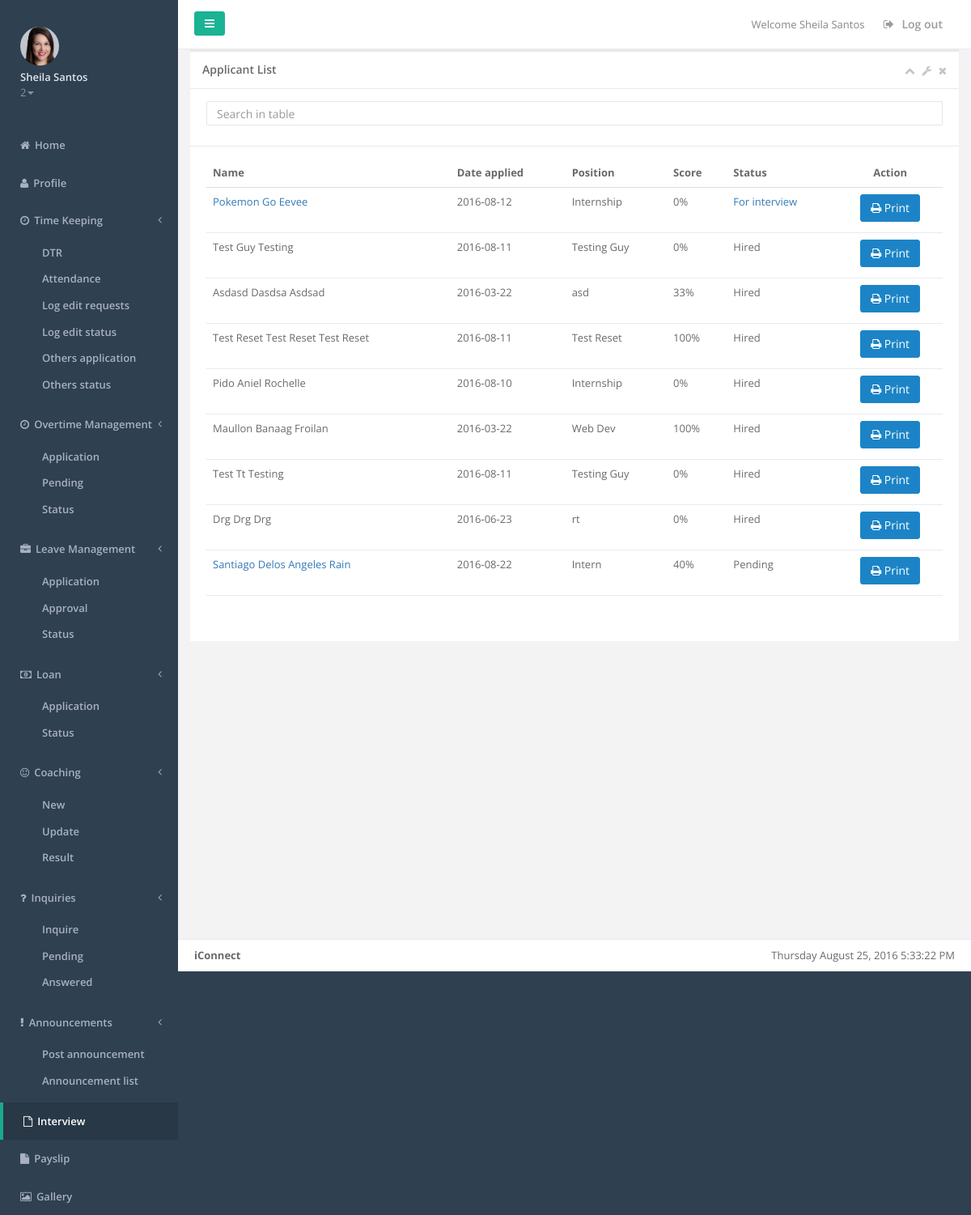
Page /applicants.php (signed in) on the committed database.
### tables this page shows
CREATE TABLE IF NOT EXISTS `employee` (
  `employee_id` int(10) NOT NULL,
  `employee_lastname` varchar(35) NOT NULL,
  `employee_firstname` varchar(35) NOT NULL,
  `employee_middlename` varchar(35) NOT NULL,
  `employee_gender` varchar(6) NOT NULL,
  `employee_birthday` date NOT NULL,
  `employee_marital` varchar(15) NOT NULL,
  `employee_address` varchar(100) NOT NULL,
  `employee_city` varchar(20) NOT NULL,
  `employee_zip` varchar(10) NOT NULL,
  `employee_email` varchar(255) NOT NULL,
  `employee_cellnum` varchar(15) NOT NULL,
  `employee_type` varchar(20) NOT NULL,
  `employee_jobtitle` varchar(25) NOT NULL,
  `employee_empstatus` varchar(50) NOT NULL,
  `employee_department` varchar(25) NOT NULL,
  `employee_rate` int(6) NOT NULL,
  `employee_taxcode` varchar(9) NOT NULL,
  `employee_dependency` int(2) NOT NULL,
  `employee_sss` varchar(30) NOT NULL,
  `employee_philhealth` varchar(30) NOT NULL,
  `employee_pagibig` varchar(30) NOT NULL,
  `employee_tin` varchar(30) NOT NULL,
  `employee_shift` varchar(20) NOT NULL,
  `employee_datehired` date NOT NULL,
  `employee_restday` varchar(30) NOT NULL,
  `employee_password` varchar(25) NOT NULL,
  `employee_payslippassword` varchar(50) NOT NULL,
  `employee_sickleave` int(2) NOT NULL DEFAULT '0',
  `employee_vacationleave` int(2) NOT NULL DEFAULT '0',
  `employee_incentive` int(2) NOT NULL DEFAULT '0',
  `employee_maternityleave` int(2) NOT NULL DEFAULT '0',
  `employee_paternityleave` int(2) NOT NULL DEFAULT '0',
  `employee_singleparentleave` int(2) NOT NULL DEFAULT '0',
  `employee_status` varchar(10) NOT NULL DEFAULT 'active',
  `employee_team` varchar(50) NOT NULL,
  `employee_team1` varchar(100) NOT NULL,
  `employee_team2` varchar(100) NOT NULL,
  `employee_team3` varchar(100) NOT NULL,
  `employee_level` int(3) NOT NULL,
  `date_start` date NOT NULL,
  `date_end` date NOT NULL,
  `image` longblob NOT NULL,
  `cutoff` varchar(50) NOT NULL,
  `test` varchar(999) NOT NULL,
  `test_idate` date NOT NULL,
  `test_edate` date NOT NULL,
  `loan` varchar(999) NOT NULL,
  `loan_idate` date NOT NULL,
  `loan_edate` date NOT NULL,
  `account_number` int(200) NOT NULL
);

CREATE TABLE IF NOT EXISTS `emp_data` (
  `id` int(11) NOT NULL,
  `info_mother` varchar(200) NOT NULL,
  `date_father` date NOT NULL,
  `date_mother` date NOT NULL,
  `info_f_occupation` varchar(200) NOT NULL,
  `info_m_occupation` varchar(200) NOT NULL,
  `info_n_children` varchar(200) NOT NULL,
  `date_children` date NOT NULL,
  `info_n_children1` varchar(200) NOT NULL,
  `date_children1` date NOT NULL,
  `info_l_name` varchar(200) NOT NULL,
  `info_f_name` varchar(200) NOT NULL,
  `info_m_name` varchar(200) NOT NULL,
  `info_gender` varchar(200) NOT NULL,
  `info_bday` date NOT NULL,
  `info_status` varchar(200) NOT NULL,
  `info_pre_home_add` varchar(200) NOT NULL,
  `info_per_add` varchar(200) NOT NULL,
  `info_city` varchar(200) NOT NULL,
  `info_zip` int(200) NOT NULL,
  `info_email` varchar(200) NOT NULL,
  `info_mob_num` int(200) NOT NULL,
  `info_tel_num` int(200) NOT NULL,
  `info_nat` varchar(200) NOT NULL,
  `info_placeofbirth` varchar(200) NOT NULL,
  `info_pagibigno` int(200) NOT NULL,
  `info_philhealth` varchar(200) NOT NULL,
  `info_blodtyp` varchar(200) NOT NULL,
  `sss` int(200) NOT NULL,
  `info_religion` varchar(200) NOT NULL,
  `info_tin` int(200) NOT NULL,
  `info_father` varchar(200) NOT NULL,
  `info_n_children2` varchar(200) NOT NULL,
  `date_children2` date NOT NULL,
  `info_n_siblings` varchar(200) NOT NULL,
  `date_siblings` date NOT NULL,
  `info_n_sibling1` varchar(200) NOT NULL,
  `date_siblings1` date NOT NULL,
  `info_n_siblings2` varchar(200) NOT NULL,
  `date_siblings2` date NOT NULL,
  `info_cont_person` varchar(200) NOT NULL,
  `info_cont_num` int(200) NOT NULL,
  `info_cont_add` varchar(200) NOT NULL,
  `info_post` varchar(200) NOT NULL,
  `info_educ_school` varchar(200) NOT NULL,
  `info_educ_course` varchar(200) NOT NULL,
  `info_educ_major` varchar(200) NOT NULL,
  `date_post_last` date NOT NULL,
  `info_bachelor` varchar(200) NOT NULL,
  `info_bac_school` varchar(200) NOT NULL,
  `info_bac_course` varchar(200) NOT NULL,
  `info_bac_major` varchar(200) NOT NULL,
  `date_bac_last` varchar(200) NOT NULL,
  `info_tech` varchar(200) NOT NULL,
  `info_tech_school` varchar(200) NOT NULL,
  `info_tech_course` varchar(200) NOT NULL,
  `info_tech_major` varchar(200) NOT NULL,
  `date_tech_last` date NOT NULL,
  `info_high_school` varchar(200) NOT NULL,
  `date_high_last` date NOT NULL,
  `info_elem_school` varchar(200) NOT NULL,
  `date_elem_attend` date NOT NULL,
  `info_comp_name1` varchar(200) NOT NULL,
  `date_compjoin1` date NOT NULL,
  `info_comp_add1` varchar(200) NOT NULL,
  `date_compleft1` varchar(200) NOT NULL,
  `info_comp_prev_salry1` varchar(200) NOT NULL,
  `info_comp_r_leavng1` varchar(200) NOT NULL,
  `info_comp_name2` varchar(200) NOT NULL,
  `date_compjoin2` date NOT NULL,
  `info_comp_add2` varchar(200) NOT NULL,
  `date_compleft2` date NOT NULL,
  `info_comp_prev_salry2` varchar(200) NOT NULL,
  `info_comp_r_leavng2` varchar(200) NOT NULL,
  `info_comp_name3` varchar(200) NOT NULL,
  `date_compjoin3` date NOT NULL,
  `info_comp_add3` varchar(200) NOT NULL,
  `date_compleft3` date NOT NULL,
  `info_comp_prev_salry3` varchar(200) NOT NULL,
  `info_comp_r_leavng3` varchar(200) NOT NULL,
  `info_language` varchar(200) NOT NULL,
  `info_comp_skill` varchar(200) NOT NULL,
  `info_other_tech` varchar(200) NOT NULL,
  `info_inter_hobbies` varchar(200) NOT NULL,
  `shifting` varchar(200) NOT NULL,
  `info_train_title` varchar(200) NOT NULL,
  `info_train_org` varchar(200) NOT NULL,
  `info_train_from` varchar(200) NOT NULL,
  `info_train_to` varchar(200) NOT NULL,
  `info_train_title2` varchar(200) NOT NULL,
  `info_train_org2` varchar(200) NOT NULL,
  `info_train_from2` int(11) NOT NULL,
  `info_train_to2` int(11) NOT NULL,
  `info_train_title3` int(11) NOT NULL,
  `info_train_org3` int(11) NOT NULL,
  `info_train_from3` int(11) NOT NULL,
  `info_train_to3` int(11) NOT NULL,
  `info_char_name1` int(11) NOT NULL,
  `info_char_comp_add1` int(11) NOT NULL,
  `info_char_position1` varchar(200) NOT NULL,
  `info_char_cont_num1` varchar(200) NOT NULL,
  `info_char_name2` varchar(200) NOT NULL,
  `info_char_comp_add2` varchar(200) NOT NULL,
  `info_char_position2` varchar(200) NOT NULL,
  `info_char_cont_num2` varchar(200) NOT NULL,
  `info_char_name3` varchar(200) NOT NULL,
  `info_char_comp_add3` varchar(200) NOT NULL,
  `info_char_position3` varchar(200) NOT NULL,
  `info_char_cont_num3` varchar(200) NOT NULL,
  `info_crime` varchar(200) NOT NULL,
  `info_specify1` varchar(200) NOT NULL,
  `info_specify2` varchar(200) NOT NULL,
  `info_specify3` varchar(200) NOT NULL,
  `info_specify4` varchar(200) NOT NULL,
  `applicant_status` varchar(20) NOT NULL,
  `date_applied` date NOT NULL,
  `interview_time` time NOT NULL,
  `interviewer` varchar(50) NOT NULL,
  `comments` varchar(200) NOT NULL,
  `commentHR` varchar(1000) NOT NULL,
  `position` varchar(50) NOT NULL,
  `interview_date` date NOT NULL
);

CREATE TABLE IF NOT EXISTS `studenttest` (
  `stdid` bigint(20) NOT NULL,
  `testid` bigint(20) NOT NULL,
  `starttime` timestamp NOT NULL DEFAULT CURRENT_TIMESTAMP,
  `endtime` timestamp NOT NULL DEFAULT '0000-00-00 00:00:00',
  `correctlyanswered` int(11) DEFAULT NULL,
  `status` enum('over','inprogress','','') NOT NULL
);

### applicants.php (the view, shortened to what the rows shown need)
<!DOCTYPE html>
<html>
	<head>
		<?php
		$empLevel = $_SESSION['employee_level'];
		if(isset($_SESSION['logsession']) && $empLevel == '3') {
				include('menuheader.php');
		}else if(isset($_SESSION['logsession']) && $empLevel == '4') {
			include('levelexe.php');
		}
		else{
			include('supervisormenuheader.php');
		}
		?>
		<link href="css/plugins/toastr/toastr.min.css" rel="stylesheet">
		<link href="css/animate.css" rel="stylesheet">
		<link href="css/style.css" rel="stylesheet">
	</head>
	<body>
		<div class="row">
			<div class="col-lg-12">
				<div class="ibox float-e-margins">
						<div class="ibox-content" id = "tableHolderz">
							<?php
							include('dbconfig.php');
								if ($result1 = $mysqli->query("SELECT * FROM emp_data INNER JOIN studenttest ON emp_data.id=studenttest.stdid ORDER BY interview_date DESC"))
								{
									if ($result1->num_rows > 0)
									{
										echo "<table class='footable table table-stripped' data-page-size='20' data-limit-navigation='5' data-filter=#filter>";
										echo "<thead>";
										echo "<tr>";
										echo "<th>Name</th>";
										echo "<th>Date applied</th>";
										echo "<th>Position</th>";
										echo "<th>Score</th>";
										echo "<th>Status</th>";
										echo "<th style='text-align:center'>Action</th>";
										echo "</tr>";
										echo "</thead>";
										while ($row1 = mysqli_fetch_object($result1))
										{
											$name = $row1->info_l_name ." ".  $row1->info_m_name ." ".  $row1->info_f_name;
											$id = $row1->id;
											$date = date("F d, Y",strtotime($row1->interview_date));
											$time = date("G:i A",strtotime($row1->interview_time));
											echo "<tr class = 'josh'>";
											if($row1->applicant_status=="Hired"){
												echo "<td>" . $row1->info_l_name ." ".  $row1->info_m_name ." ".  $row1->info_f_name ."</td>";
											}
											else{
											echo "<td><a href='#' data-toggle='modal' data-id='$row1->id' class='editempdialog' data-target='#myModal4'>" . $row1->info_l_name ." ".  $row1->info_m_name ." ".  $row1->info_f_name ."</a></td>";
											}
											echo "<td>". date("Y-m-d",strtotime($row1->date_applied)) ."</td>";
											echo "<td>". $row1->position ."</td>";
											echo "<td>". $row1->correctlyanswered ."%</td>";
											if ($result11 = $mysqli->query("SELECT * FROM employee INNER JOIN emp_data ON emp_data.interviewer = employee.employee_id where employee_id='".$row1->interviewer."'"))
								{
									if ($result11->num_rows > 0)
									{
										while ($row11 = mysqli_fetch_object($result11))
										{
										echo "<td><a href='#' data-toggle='modal' class='viewempdialog' data-target='#myModal5' data-date='$date'
										data-time='$time' data-interviewer='$row11->employee_firstname $row11->employee_lastname'
										 data-comment='$row11->comments' data-commentx='$row11->commentHR'
										 data-name='$name'>". $row1->applicant_status ."</a></td>";
										}
									}
									else if($row1->applicant_status == 'No show' || $row1->applicant_status == 'Hired' ){
										echo "<td>". $row1->applicant_status ."</td>";
									}else{
										echo "<td>Pending</td>";
									}
								}
											echo "<td style='text-align:center'> <a href = 'personalinfo.php?id=$id'><button class='btn btn-success' type='button'><i class='fa fa-print'></i> Print</button></a></td>";
											echo "</tr>";
										}
										echo "</table>";
									}
								}
						?>
						</div>
				</div>
			</div>
        </div>
    <link href="css/timepicki.css" rel="stylesheet">
		<?php
			include('menufooter.php');
		?>
	</body>
</html>

### supervisormenuheader.php (shortened to what the rows shown need)
<?php
include('dbconfig.php');
$employee_id = $_SESSION['logsession'];
?>
<!DOCTYPE html>
<html>
<head>
    <link href="css/bootstrap.min.css" rel="stylesheet">
    <link href="font-awesome/css/font-awesome.css" rel="stylesheet">
    <link href="css/plugins/morris/morris-0.4.3.min.css" rel="stylesheet">
    <link href="css/animate.css" rel="stylesheet">
    <link href="css/style.css" rel="stylesheet">
    <link href="css/plugins/footable/footable.core.css" rel="stylesheet">
	<link rel="stylesheet" type="text/css" href="dist/sweetalert2.css">
	<link href="css/plugins/jasny/jasny-bootstrap.min.css" rel="stylesheet">
	<link rel="stylesheet" type="text/css" href="sweetalert2-master/dist/sweetalert2.css">
	  <link href="css/plugins/daterangepicker/daterangepicker-bs3.css" rel="stylesheet">
	<link rel="stylesheet" type="text/css" href="//cdn.jsdelivr.net/bootstrap.daterangepicker/2/daterangepicker.css" />
			 <link href="css/plugins/toastr/toastr.min.css" rel="stylesheet">
		<link href="css/animate.css" rel="stylesheet">
    <link href="css/style.css" rel="stylesheet">
			<link rel="stylesheet" href="//code.jquery.com/ui/1.11.4/themes/smoothness/jquery-ui.css">
</head>
<body>
    <div id="wrapper">
		<nav class="navbar-default navbar-static-side" role="navigation">
			<div class="sidebar-collapse">
				<ul class="nav metismenu" id="side-menu">
					<li class="nav-header">
						<div class="dropdown profile-element">
							<span>
								<?php if ($result1 = $mysqli->query("SELECT * FROM employee WHERE employee_id = '$employee_id'")){
										while ($row22 = mysqli_fetch_object($result1))
										{echo "<img class='img-circle' src='images/".$row22->image."' alt='banner' width='48' height='48' />";}
									}
								?>
							</span>
						</div>
					</li>
				</ul>
			</div>
		</nav>

### rows in the picture
employee: image (picture)
emp_data: info_l_name "Pokemon", info_m_name "Go", info_f_name "Eevee", date_applied "2016-08-12", position "Internship", studenttest.correctlyanswered "0", applicant_status "For interview"
emp_data: info_l_name "Test", info_m_name "Guy", info_f_name "Testing", date_applied "2016-08-11", position "Testing Guy", studenttest.correctlyanswered "0", applicant_status "Hired"
emp_data: info_l_name "Asdasd", info_m_name "Dasdsa", info_f_name "Asdsad", date_applied "2016-03-22", position "asd", studenttest.correctlyanswered "33", applicant_status "Hired"
emp_data: info_l_name "Test Reset", info_m_name "Test Reset", info_f_name "Test Reset", date_applied "2016-08-11", position "Test Reset", studenttest.correctlyanswered "100", applicant_status "Hired"
emp_data: info_l_name "Pido", info_m_name "Aniel", info_f_name "Rochelle", date_applied "2016-08-10", position "Internship", studenttest.correctlyanswered "0", applicant_status "Hired"
emp_data: info_l_name "Maullon", info_m_name "Banaag", info_f_name "Froilan", date_applied "2016-03-22", position "Web Dev", studenttest.correctlyanswered "100", applicant_status "Hired"
emp_data: info_l_name "Test", info_m_name "Tt", info_f_name "Testing", date_applied "2016-08-11", position "Testing Guy", studenttest.correctlyanswered "0", applicant_status "Hired"
emp_data: info_l_name "Drg", info_m_name "Drg", info_f_name "Drg", date_applied "2016-06-23", position "rt", studenttest.correctlyanswered "0", applicant_status "Hired"
emp_data: info_l_name "Santiago", info_m_name "Delos Angeles", info_f_name "Rain", date_applied "2016-08-22", position "Intern", studenttest.correctlyanswered "40", applicant_status "Pending"

### other values in the picture
$_SESSION['fname'] "Sheila"
$_SESSION['lname'] "Santos"
$_SESSION['employee_level'] "2"
